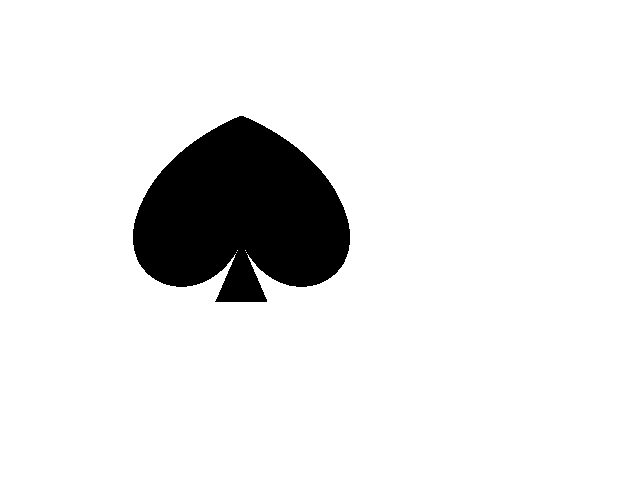
#> input picture img/target_spade.png, 640 x 480 px
$ python cal.py
#> lines starting #> are read from the running program, lines starting #| are printed output that depends on the picture; after the words box and inside, x2 and y2 are one past the last pixel; in counts of white or black regions, pixels touching at a corner belong together
#> in test_erosion, `target = Image.open("../img/target_spade.png").convert('L')`: target: PIL image 640x480 L; 90.9% white; 1 black region, box (x1, y1, x2, y2) and area: (133, 116, 350, 302) 28029
'''
module holding all case-irrelevant calculations
'''
from PIL import Image
from scipy import optimize
import numpy as np
from cgkit.cgtypes import *
# [28 lines left out: functions scipy_optimize, scipy_optimize_jac, _get_jac, not called in this run]

def _sq_diff(a, b):
    # calculate the square difference of two equal-shaped numpy array
    return ((a-b)**2).sum()

_X, _Y = None, None

# [42 lines left out: functions init_X_Y, get_sec_moments, get_fst_moments, not called in this run]

from PIL import ImageMath as imath
# [9 lines left out: function xor_closure, not called in this run]

import os.path
# [13 lines left out: function distance_field_closure, not called in this run]

import cv2
def get_distance_field(target, radius=1):
#> called with radius = 1
    kernel = np.ones((1+radius*2,1+radius*2), np.uint8)
    counter = 1
    original = np.array(target)
    res = original.copy()
    # [5 lines left out: function expand, not called in this run]
    expand = lambda a, b, val: a if a <= val or a == b else val
    expand = np.vectorize(expand)
    expanded = original.copy()
    for i in xrange(1, 256):
        expanded = cv2.erode(expanded, kernel)
        res = expand(res, expanded, i)
#> this loop made 255 passes
#> pass 1, in get_distance_field, `expanded = cv2.erode(expanded, kernel)`:
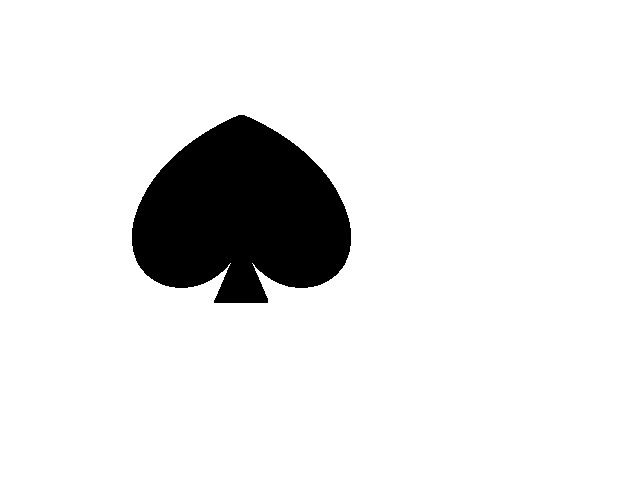
#> expanded: shape (480, 640); 90.5% white; 1 black region, box (x1, y1, x2, y2) and area: (132, 115, 351, 303) 29039
#> pass 2, in get_distance_field, `expanded = cv2.erode(expanded, kernel)`:
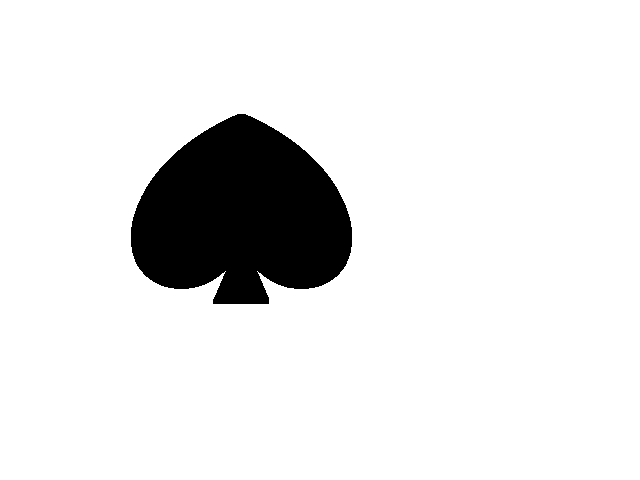
#> expanded: shape (480, 640); 90.2% white; 1 black region, box (x1, y1, x2, y2) and area: (131, 114, 352, 304) 30004
#> after the loop:
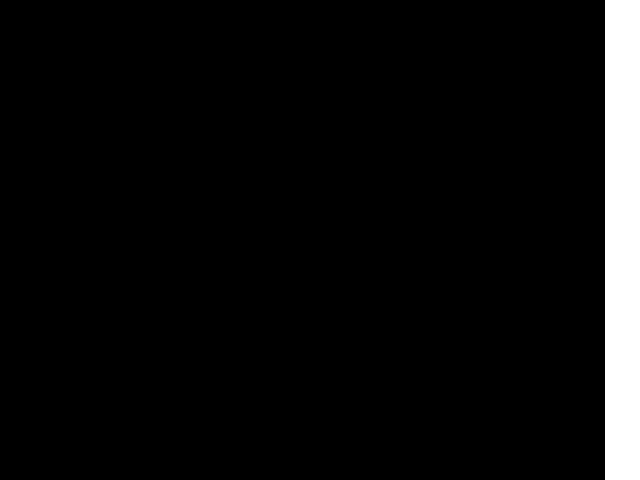
#> expanded: shape (480, 640); 5.5% white; 1 white region, box (x1, y1, x2, y2) and area: (605, 0, 640, 480) 16800
#> after the loop:
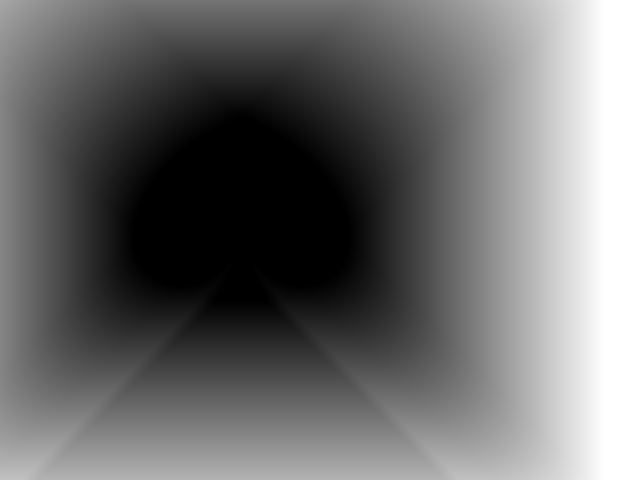
#> res: shape (480, 640) int64; min 0, max 255, mean 108.4
#> (the run stopped early here; a loop or call above may not have finished)
